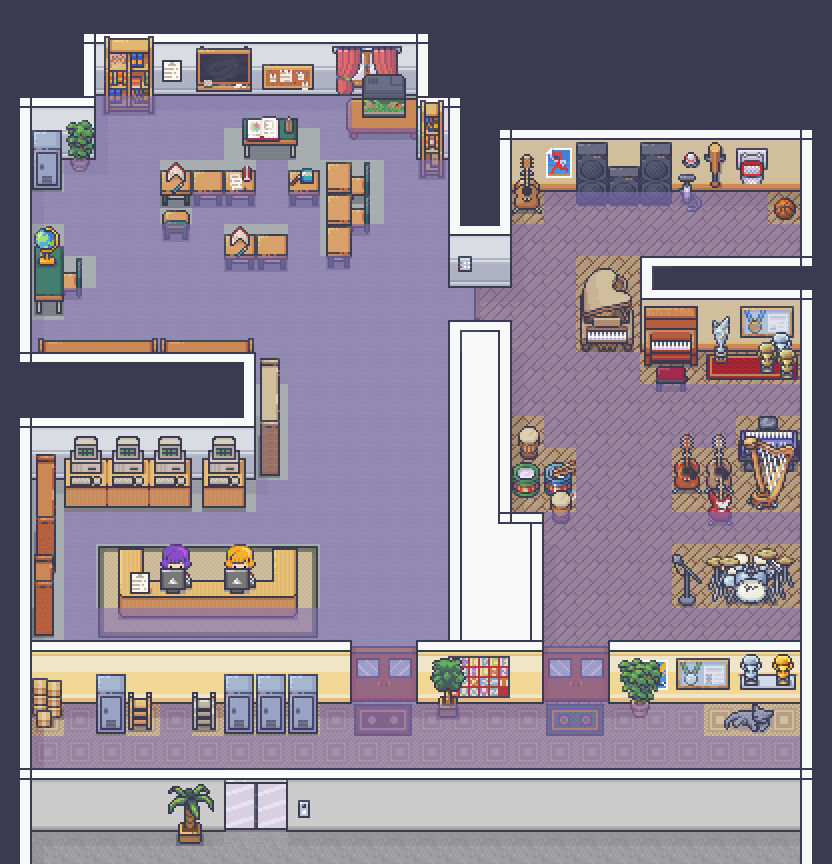

This game map was drawn from its Tiled (.tmx) file and the tilesets committed beside it. A one-line description and the trimmed map source follow:
An orthogonal 26x27 tile map with 32x32 px tiles, 13 tile layers (Sol, Sur-Sol, Murs Layer 0, triggers, ...), 13 tilesets.

<map version="1.10" tiledversion="1.11.0" orientation="orthogonal" renderorder="right-down" width="26" height="27" tilewidth="32" tileheight="32" infinite="0" nextlayerid="24" nextobjectid="9">
 <tileset firstgid="1" name="Room_Builder" tilewidth="32" tileheight="32" tilecount="8284" columns="76">
  <image source="assets/Room_Builder.png" width="2432" height="3488" />
 </tileset>
 <tileset firstgid="8285" name="5" tilewidth="32" tileheight="32" tilecount="544" columns="16">
  <image source="assets/5.png" width="512" height="1088" />
 </tileset>
 <tileset firstgid="8829" name="1" tilewidth="32" tileheight="32" tilecount="1248" columns="16">
  <image source="assets/1.png" width="512" height="2496" />
 </tileset>
 <tileset firstgid="10077" name="11" tilewidth="32" tileheight="32" tilecount="976" columns="16">
  <image source="assets/11.png" width="512" height="1952" />
 </tileset>
 <tileset firstgid="11053" name="6" tilewidth="32" tileheight="32" tilecount="768" columns="16">
  <image source="assets/6.png" width="512" height="1536" />
 </tileset>
 <tileset firstgid="11821" name="animated_amplifier" tilewidth="32" tileheight="32" tilecount="6" columns="3">
  <image source="assets/animated_amplifier.png" width="96" height="64" />
  <tile id="0">
   <animation>
    <frame tileid="0" duration="100" />
    <frame tileid="1" duration="100" />
    <frame tileid="2" duration="100" />
   </animation>
  </tile>
  <tile id="3">
   <animation>
    <frame tileid="3" duration="100" />
    <frame tileid="4" duration="100" />
    <frame tileid="5" duration="100" />
   </animation>
  </tile>
 </tileset>
 <tileset firstgid="11827" name="animated_amplifier_big" tilewidth="32" tileheight="32" tilecount="9" columns="3">
  <image source="assets/animated_amplifier_big.png" width="96" height="96" />
  <tile id="0">
   <animation>
    <frame tileid="0" duration="100" />
    <frame tileid="1" duration="100" />
    <frame tileid="2" duration="100" />
   </animation>
  </tile>
  <tile id="3">
   <animation>
    <frame tileid="3" duration="100" />
    <frame tileid="4" duration="100" />
    <frame tileid="5" duration="100" />
   </animation>
  </tile>
  <tile id="6">
   <animation>
    <frame tileid="6" duration="100" />
    <frame tileid="7" duration="100" />
    <frame tileid="8" duration="100" />
   </animation>
  </tile>
 </tileset>
 <tileset firstgid="11836" name="animated_receptionist" tilewidth="32" tileheight="32" tilecount="14" columns="7">
  <image source="assets/animated_receptionist.png" width="224" height="64" />
  <tile id="0">
   <animation>
    <frame tileid="0" duration="100" />
    <frame tileid="1" duration="100" />
    <frame tileid="2" duration="100" />
    <frame tileid="3" duration="100" />
    <frame tileid="4" duration="100" />
    <frame tileid="5" duration="100" />
    <frame tileid="6" duration="100" />
   </animation>
  </tile>
  <tile id="7">
   <animation>
    <frame tileid="7" duration="100" />
    <frame tileid="8" duration="100" />
    <frame tileid="9" duration="100" />
    <frame tileid="10" duration="100" />
    <frame tileid="11" duration="100" />
    <frame tileid="12" duration="100" />
    <frame tileid="13" duration="100" />
   </animation>
  </tile>
 </tileset>
 <tileset firstgid="11850" name="animated_receptionist_2" tilewidth="32" tileheight="32" tilecount="14" columns="7">
  <image source="assets/animated_receptionist_2.png" width="224" height="64" />
  <tile id="0">
   <animation>
    <frame tileid="0" duration="150" />
    <frame tileid="1" duration="150" />
    <frame tileid="2" duration="150" />
    <frame tileid="3" duration="150" />
    <frame tileid="4" duration="150" />
    <frame tileid="5" duration="150" />
    <frame tileid="6" duration="150" />
   </animation>
  </tile>
  <tile id="7">
   <animation>
    <frame tileid="7" duration="150" />
    <frame tileid="8" duration="150" />
    <frame tileid="9" duration="150" />
    <frame tileid="10" duration="150" />
    <frame tileid="11" duration="150" />
    <frame tileid="12" duration="150" />
    <frame tileid="13" duration="150" />
   </animation>
  </tile>
 </tileset>
 <tileset firstgid="11864" name="animated_door" tilewidth="32" tileheight="32" tilecount="15" columns="5">
  <image source="assets/animated_door.png" width="160" height="96" />
  <tile id="0">
   <properties>
    <property name="animate" type="bool" value="false" />
    <property name="type" value="door" />
   </properties>
   <animation>
    <frame tileid="0" duration="100" />
    <frame tileid="1" duration="100" />
    <frame tileid="2" duration="100" />
    <frame tileid="3" duration="100" />
    <frame tileid="4" duration="100" />
   </animation>
  </tile>
  <tile id="5">
   <properties>
    <property name="animate" type="bool" value="false" />
   </properties>
   <animation>
    <frame tileid="5" duration="100" />
    <frame tileid="6" duration="100" />
    <frame tileid="7" duration="100" />
    <frame tileid="8" duration="100" />
    <frame tileid="9" duration="100" />
   </animation>
  </tile>
  <tile id="10">
   <properties>
    <property name="animate" type="bool" value="false" />
   </properties>
   <animation>
    <frame tileid="10" duration="100" />
    <frame tileid="11" duration="100" />
    <frame tileid="12" duration="100" />
    <frame tileid="13" duration="100" />
    <frame tileid="14" duration="100" />
   </animation>
  </tile>
 </tileset>
 <tileset firstgid="11879" name="animated_cat" tilewidth="32" tileheight="32" tilecount="36" columns="36">
  <image source="assets/animated_cat.png" width="1152" height="32" />
  <tile id="0">
   <animation>
    <frame tileid="0" duration="100" />
    <frame tileid="3" duration="100" />
    <frame tileid="6" duration="100" />
    <frame tileid="9" duration="100" />
    <frame tileid="12" duration="100" />
    <frame tileid="15" duration="100" />
    <frame tileid="18" duration="100" />
    <frame tileid="21" duration="100" />
    <frame tileid="24" duration="100" />
    <frame tileid="27" duration="100" />
    <frame tileid="30" duration="100" />
    <frame tileid="33" duration="100" />
   </animation>
  </tile>
  <tile id="1">
   <animation>
    <frame tileid="1" duration="100" />
    <frame tileid="4" duration="100" />
    <frame tileid="7" duration="100" />
    <frame tileid="10" duration="100" />
    <frame tileid="13" duration="100" />
    <frame tileid="16" duration="100" />
    <frame tileid="19" duration="100" />
    <frame tileid="22" duration="100" />
    <frame tileid="25" duration="100" />
    <frame tileid="28" duration="100" />
    <frame tileid="31" duration="100" />
    <frame tileid="34" duration="100" />
   </animation>
  </tile>
  <tile id="2">
   <animation>
    <frame tileid="2" duration="100" />
    <frame tileid="5" duration="100" />
    <frame tileid="8" duration="100" />
    <frame tileid="11" duration="100" />
    <frame tileid="14" duration="100" />
    <frame tileid="17" duration="100" />
    <frame tileid="20" duration="100" />
    <frame tileid="23" duration="100" />
    <frame tileid="26" duration="100" />
    <frame tileid="29" duration="100" />
    <frame tileid="32" duration="100" />
    <frame tileid="35" duration="100" />
   </animation>
  </tile>
 </tileset>
 <tileset firstgid="11915" name="animated_fishtank" tilewidth="32" tileheight="32" tilecount="32" columns="16">
  <image source="assets/animated_fishtank.png" width="512" height="64" />
  <tile id="17">
   <animation>
    <frame tileid="17" duration="100" />
    <frame tileid="19" duration="100" />
    <frame tileid="21" duration="100" />
    <frame tileid="23" duration="100" />
    <frame tileid="25" duration="100" />
    <frame tileid="27" duration="100" />
    <frame tileid="29" duration="100" />
    <frame tileid="31" duration="100" />
   </animation>
  </tile>
 </tileset>
 <tileset firstgid="11947" name="animated_door_2" tilewidth="32" tileheight="32" tilecount="15" columns="5">
  <image source="assets/animated_door_2.png" width="160" height="96" />
  <tile id="0">
   <properties>
    <property name="animate" type="bool" value="false" />
    <property name="type" value="door" />
   </properties>
   <animation>
    <frame tileid="0" duration="100" />
    <frame tileid="1" duration="100" />
    <frame tileid="2" duration="100" />
    <frame tileid="3" duration="100" />
    <frame tileid="4" duration="100" />
   </animation>
  </tile>
  <tile id="5">
   <properties>
    <property name="animate" type="bool" value="false" />
   </properties>
   <animation>
    <frame tileid="5" duration="100" />
    <frame tileid="6" duration="100" />
    <frame tileid="7" duration="100" />
    <frame tileid="8" duration="100" />
    <frame tileid="9" duration="100" />
   </animation>
  </tile>
  <tile id="10">
   <properties>
    <property name="animate" type="bool" value="false" />
   </properties>
   <animation>
    <frame tileid="10" duration="100" />
    <frame tileid="11" duration="100" />
    <frame tileid="12" duration="100" />
    <frame tileid="13" duration="100" />
    <frame tileid="14" duration="100" />
   </animation>
  </tile>
 </tileset>
 <layer id="12" name="Sol" width="26" height="27">
  <properties>
   <property name="z" type="int" value="0" />
  </properties>
  <data>[702 cells, 412 non-empty, 17 distinct tile ids]</data>
 </layer>
 <layer id="11" name="Sur-Sol" width="26" height="27">
  <properties>
   <property name="z" type="int" value="0" />
  </properties>
  <data>[702 cells, 26 non-empty, 11 distinct tile ids]</data>
 </layer>
 <layer id="1" name="Murs Layer 0" width="26" height="27">
  <properties>
   <property name="z" type="int" value="0" />
  </properties>
  <data>[702 cells, 269 non-empty, 17 distinct tile ids]</data>
 </layer>
 <layer id="21" name="triggers" width="26" height="27">
  <properties>
   <property name="z" type="int" value="0" />
  </properties>
  <data>[702 cells, 12 non-empty, 6 distinct tile ids]</data>
 </layer>
 <layer id="2" name="Border Layer 0" width="26" height="27">
  <properties>
   <property name="z" type="int" value="0" />
  </properties>
  <data>[702 cells, 80 non-empty, 10 distinct tile ids]</data>
 </layer>
 <layer id="8" name="props" width="26" height="27">
  <properties>
   <property name="z" type="int" value="0" />
  </properties>
  <data>[702 cells, 169 non-empty, 150 distinct tile ids]</data>
 </layer>
 <layer id="9" name="props 2" width="26" height="27">
  <properties>
   <property name="z" type="int" value="0" />
  </properties>
  <data>[702 cells, 44 non-empty, 44 distinct tile ids]</data>
 </layer>
 <layer id="10" name="props 3" width="26" height="27">
  <properties>
   <property name="z" type="int" value="0" />
  </properties>
  <data>[702 cells, 3 non-empty, 3 distinct tile ids]</data>
 </layer>
 <layer id="14" name="path" width="26" height="27" opacity="0.58">
  <properties>
   <property name="invisible" type="bool" value="true" />
   <property name="z" type="int" value="0" />
  </properties>
  <data>[702 cells, 257 non-empty, 1 distinct tile ids]</data>
 </layer>
 <layer id="16" name="Murs Layer 1" width="26" height="27">
  <properties>
   <property name="z" type="int" value="2" />
  </properties>
  <data>[702 cells, 56 non-empty, 6 distinct tile ids]</data>
 </layer>
 <layer id="17" name="Border Layer 1" width="26" height="27">
  <properties>
   <property name="z" type="int" value="2" />
  </properties>
  <data>[702 cells, 16 non-empty, 6 distinct tile ids]</data>
 </layer>
 <layer id="18" name="Props Layer 1" width="26" height="27">
  <properties>
   <property name="z" type="int" value="2" />
  </properties>
  <data>[702 cells, 47 non-empty, 44 distinct tile ids]</data>
 </layer>
 <layer id="20" name="Props Layer 2" width="26" height="27">
  <properties>
   <property name="z" type="int" value="2" />
  </properties>
  <data>[702 cells, 8 non-empty, 8 distinct tile ids]</data>
 </layer>
</map>
